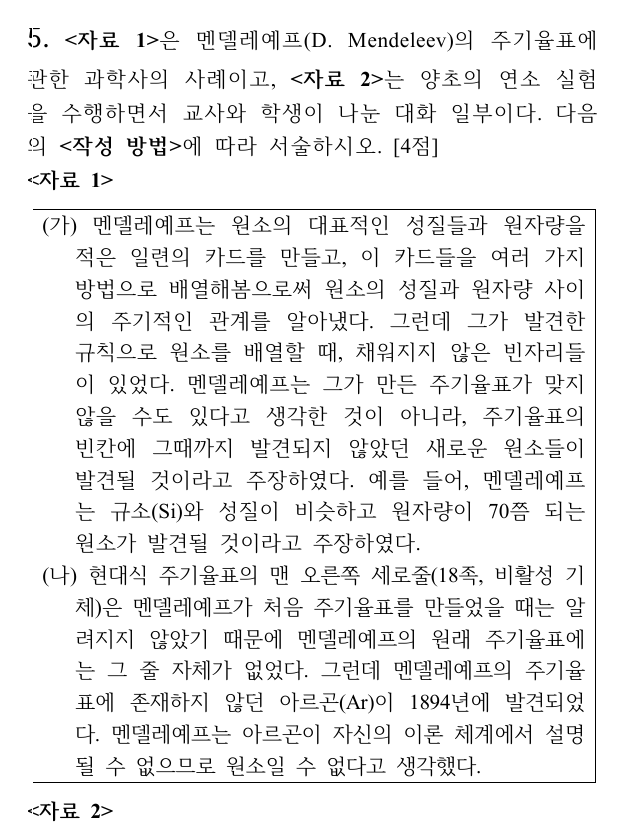
#> input picture 안병천_모의고사2회_해설/img/A05.png, 625 x 833 px, given in place of A-3.png, which was not available
$ python crop_questions.py ../img
#> lines starting #> are read from the running program, lines starting #| are printed output that depends on the picture; after the words box and inside, x2 and y2 are one past the last pixel; in counts of white or black regions, pixels touching at a corner belong together; pictures that were not available may be replaced by others from this repository, and a replacement may not be noted
"""문제지 쪽 이미지(170 dpi)에서 문항을 잘라 img/A01.png … B11.png로 저장한다.

한 문항이 두 단에 걸치면(A형 5·6번, B형 4번) 단 조각을 위아래로 이어 붙인다.
단 경계에서 넉넉히 자른 뒤 단 구분선·쪽 테두리 같은 긴 선을 지우고, 글자가 있는 영역만 남겨
사방에 같은 흰 여백(PAD)을 붙인다.

사용법: python3 crop_questions.py <쪽 이미지 폴더>   (A-1.png … B-8.png, pdftoppm -r 170)
"""
import os, sys
import numpy as np
from PIL import Image

PAGES = sys.argv[1]
OUT = os.path.join(os.path.dirname(__file__), '..', 'img')
PAD = 28          # px (170 dpi 기준 약 4 mm)
GAP = 24          # 이어 붙이는 조각 사이 간격
INK = 150         # 이보다 어두우면 잉크로 본다
FIRST = {'A-3', 'B-3'}   # 머리말(시험 정보 표)이 있는 쪽

# 문항 번호 순서대로 (쪽, 단[, 아래 끝 비율[, 위 끝 비율]]) 조각 목록
LAYOUT = {
    'A': [[('A-3', 'L')], [('A-3', 'R')], [('A-4', 'L')], [('A-4', 'R')],
          [('A-5', 'L'), ('A-5', 'R')], [('A-6', 'L'), ('A-6', 'R')],
          [('A-7', 'L'), ('A-7', 'R', 0.59)], [('A-7', 'R', 0.905, 0.60)],   # 7번은 오른쪽 단 위, 8번은 그 아래
          [('A-8', 'L')], [('A-8', 'R')], [('A-9', 'L')], [('A-9', 'R')]],
    'B': [[('B-3', 'L')], [('B-3', 'R')], [('B-4', 'L'), ('B-4', 'R')], [('B-5', 'L'), ('B-5', 'R')],
          [('B-6', 'L')], [('B-6', 'R')], [('B-7', 'L')], [('B-7', 'R')],
          [('B-8', 'L')], [('B-8', 'R')], [('B-9', 'L')]],
}


def crop(page, side, bottom_frac=0.905, top_frac=None):
#> called with page = 'A-3', side = 'L', bottom_frac = 0.905
    im = Image.open(os.path.join(PAGES, page + '.png')).convert('L')
#> im is the input picture: PIL image 625x833 L; min 0, max 255, mean 237.8
    w, h = im.size
#> w = 625; h = 833
    mid = w // 2
#> mid = 312
    first = page in FIRST
    top = int(h * (top_frac if top_frac is not None else (0.15 if first else 0.04)))
#> top = 124
    x0, x1 = (int(w * 0.03), mid - 3) if side == 'L' else (mid + 3, int(w * 0.97))
#> x0 = 18; x1 = 309
    a = np.array(im.crop((x0, top, x1, int(h * bottom_frac))))
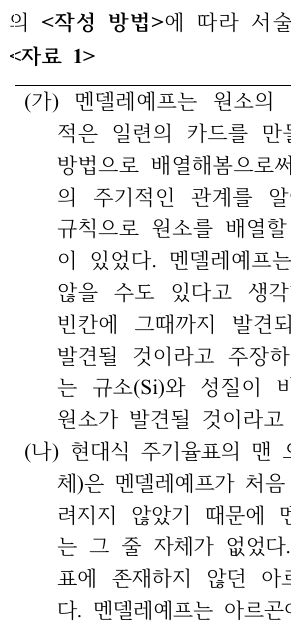
#> a: shape (629, 291); min 0, max 255, mean 236.2
    # 위쪽 가로줄(머리말 표·유의사항 상자·쪽 위 구분선)의 마지막 줄 아래부터 문항이 시작한다
    rule = np.where((a < INK).sum(1) > 0.6 * a.shape[1])[0]
#> rule = [85]
    rule = rule[rule < (0.12 if first else 0.04) * h]   # 머리말·유의사항 상자 구분선까지만 (문항 속 상자 테두리는 제외)
    if len(rule) and top_frac is None:
        a = a[rule[-1] + 4:]
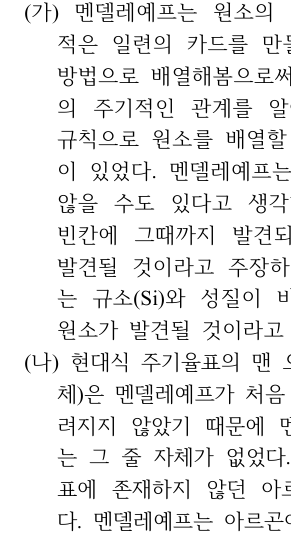
#> a: shape (540, 291); min 0, max 255, mean 235.6
    ink = a < INK
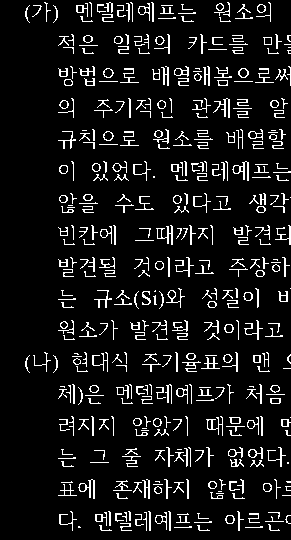
#> ink: shape (540, 291) bool; 8.7% white in thin lines or dots, all inside (x1, y1, x2, y2) = (25, 2, 291, 531)
    tall = ink.sum(0) > 0.85 * ink.shape[0]       # 단 구분선·테두리
    ink[:, tall] = False
    a[:, tall] = 255
    rows = np.where(ink.sum(1) > 0)[0]
#> rows = 344 values from 2 to 530
    cols = np.where(ink.sum(0) > 0)[0]
#> cols = 262 values from 25 to 290
    return a[rows[0]:rows[-1] + 1, cols[0]:cols[-1] + 1]
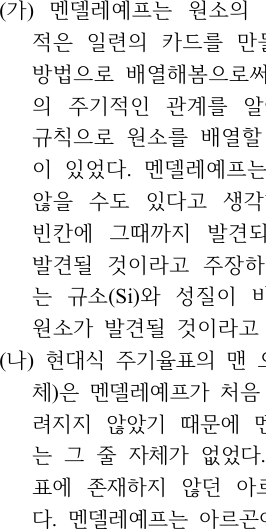
#> returned value: shape (529, 266); min 0, max 255, mean 233.3


MAX_H = 1340      # 한 단(약 160 mm, 0.12 mm/px)에 제목 띠와 함께 들어가는 높이. 넘으면 빈 줄에서 나눈다


def split(canvas):
    """MAX_H보다 긴 이미지를 12 px 이상 비어 있는 줄에서 잘라 여러 조각으로 나눈다."""
    a = np.array(canvas)
    blank = (a < INK).sum(1) == 0
    parts, start = [], 0
    while a.shape[0] - start > MAX_H + 160:   # 조금 넘는 정도면 나누지 않는다
        cut = None
        for y in range(start + MAX_H, start + MAX_H // 3, -1):
            if blank[y - 12:y].all():
                cut = y - 6
                break
        cut = cut or start + MAX_H
        parts.append(a[start:cut])
        start = cut
    parts.append(a[start:])
    out = []
    for p in parts:
        rows = np.where((p < INK).sum(1) > 0)[0]
        p = p[max(rows[0] - PAD, 0):rows[-1] + PAD]
        out.append(Image.fromarray(p))
    return out


for form, questions in LAYOUT.items():
    for i, parts in enumerate(questions, 1):
        pieces = [crop(*p) for p in parts]
#> pieces = 1 item
        width = max(p.shape[1] for p in pieces)
#> width = 266
        height = sum(p.shape[0] for p in pieces) + GAP * (len(pieces) - 1)
#> height = 529
        canvas = Image.new('L', (width + 2 * PAD, height + 2 * PAD), 255)
#> canvas: PIL image 322x585 L; every value is 255
        y = PAD
        for p in pieces:
            canvas.paste(Image.fromarray(p), (PAD, y))
            y += p.shape[0] + GAP
#> this loop made 1 pass
#> y on pass 1: 581
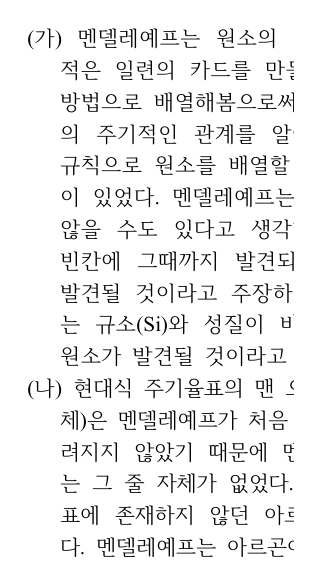
#> canvas: PIL image 322x585 L; min 0, max 255, mean 238.8
#> after the loop, y = 581
        for k, part in enumerate(split(canvas), 1):
#> in split, `parts, start = [], 0`: start = 0
            name = f'{form}{i:02d}' + (f'_{k}' if k > 1 else '') + '.png'
            part.save(os.path.join(OUT, name), optimize=True)
            print(name, part.size)
#> this loop made 1 pass
#| A01.png (322, 584)
#> pass 1, `part.save(os.path.join(OUT, name), optimize=True)`:
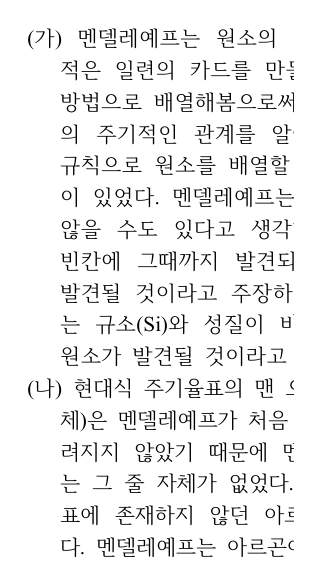
#> saved as A01.png: PIL image 322x584 L; min 0, max 255, mean 238.8
#> (the run stopped early here; a loop or call above may not have finished)

$ run again, on 안병천_모의고사2회_해설/img/A07.png
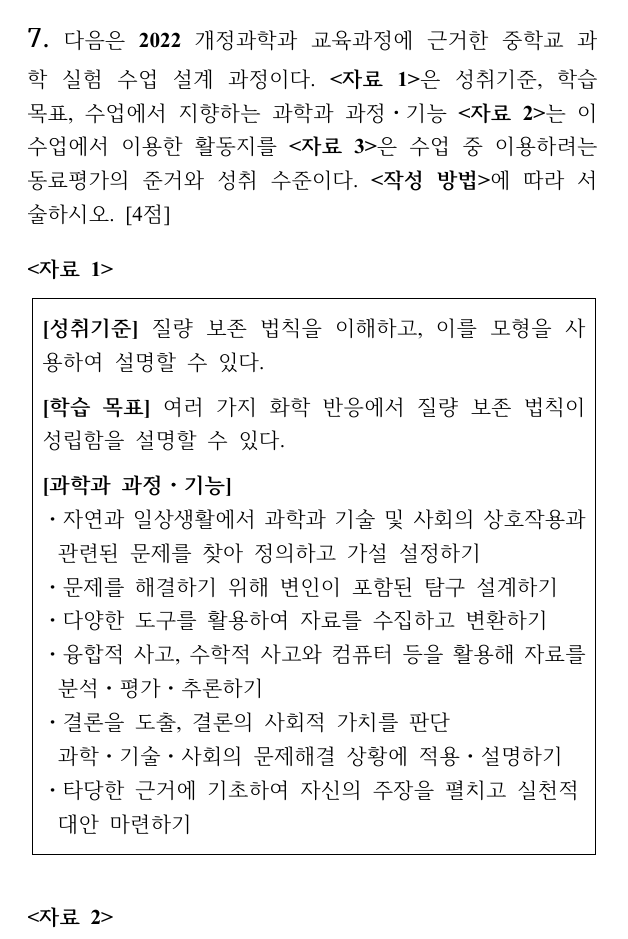
#> input picture 안병천_모의고사2회_해설/img/A07.png, 628 x 939 px, given in place of A-3.png, which was not available
#> in crop, im is the input picture: PIL image 628x939 L; min 0, max 255, mean 242
#> in crop, `rule = np.where((a < INK).sum(1) > 0.6 * a.shape[1])[0]`: rule = [158]
#> in crop, `rule = rule[rule < (0.12 if first else 0.04) * h]`: rule = empty array
#> in crop, `ink = a < INK`:
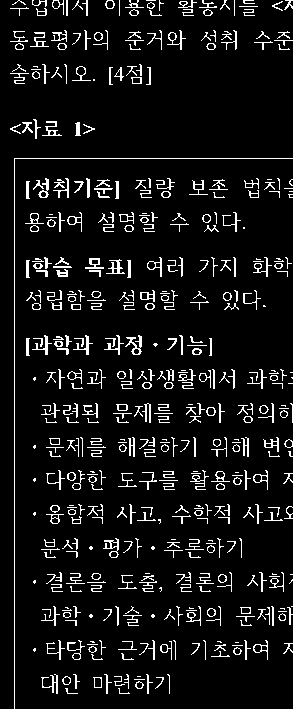
#> ink: shape (709, 293) bool; 7.8% white in thin lines or dots
#> rows = 628 values from 0 to 708
#> cols = 283 values from 10 to 292
#> pieces = 1 item
#> width = 283
#> height = 709
#> the loop `for p in pieces:` made 1 pass
#> y on pass 1: 761
#> after the loop `for p in pieces:`: y = 761
#> start = 0
#> the loop `for k, part in enumerate(split(canvas), 1):` made 1 pass
#> (k, name) on pass 1: (1, 'A01.png')
#> (printed output is left out)
#> pass 1, `part.save(os.path.join(OUT, name), optimize=True)`:
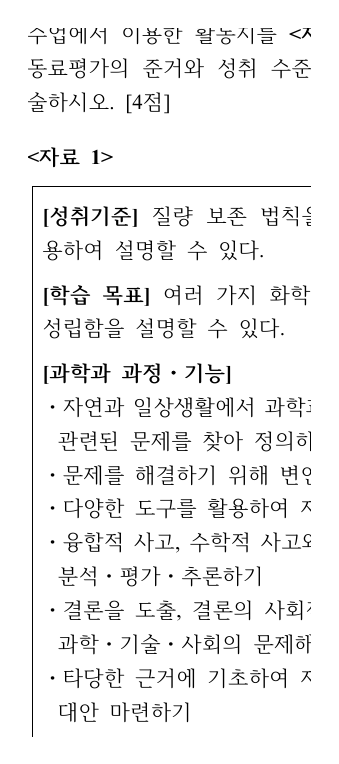
#> saved as A01.png: PIL image 339x764 L; min 0, max 255, mean 240.9

$ run again, on 안병천_모의고사2회_해설/img/A09.png
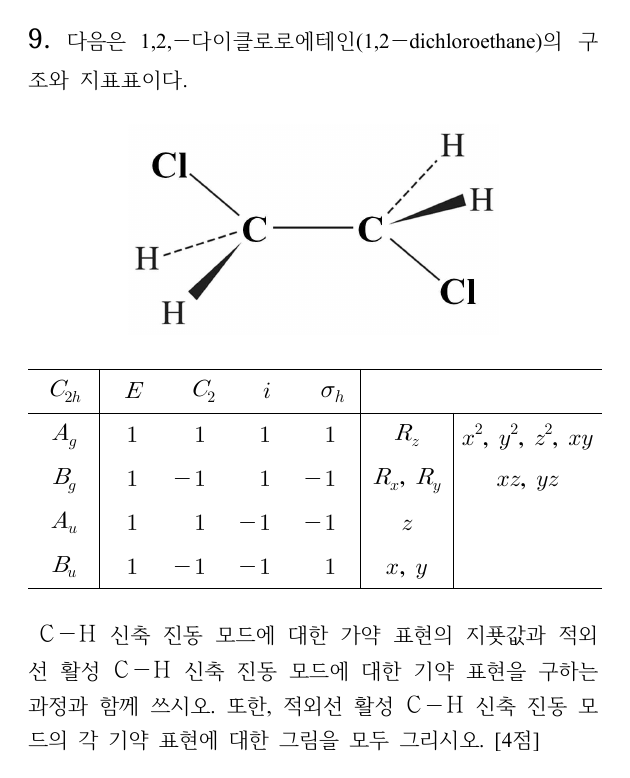
#> input picture 안병천_모의고사2회_해설/img/A09.png, 630 x 778 px, given in place of A-3.png, which was not available
#> in crop, im is the input picture: PIL image 630x778 L; min 0, max 255, mean 246.7
#> in crop, `rule = np.where((a < INK).sum(1) > 0.6 * a.shape[1])[0]`: rule = [253, 297, 472]
#> in crop, `rule = rule[rule < (0.12 if first else 0.04) * h]`: rule = empty array
#> in crop, `ink = a < INK`:
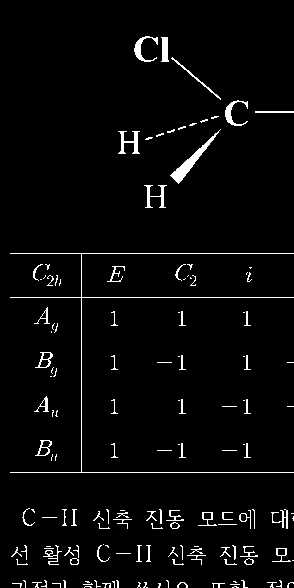
#> ink: shape (588, 294) bool; 3.4% white in thin lines or dots
#> rows = 441 values from 36 to 587
#> cols = 284 values from 10 to 293
#> pieces = 1 item
#> width = 284
#> height = 552
#> the loop `for p in pieces:` made 1 pass
#> y on pass 1: 604
#> after the loop `for p in pieces:`: y = 604
#> start = 0
#> the loop `for k, part in enumerate(split(canvas), 1):` made 1 pass
#> (k, name) on pass 1: (1, 'A01.png')
#> (printed output is left out)
#> pass 1, `part.save(os.path.join(OUT, name), optimize=True)`:
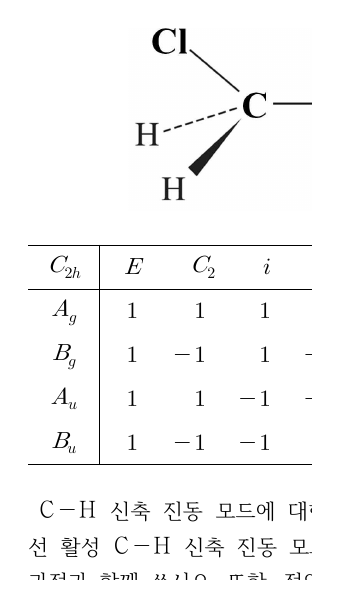
#> saved as A01.png: PIL image 340x607 L; min 0, max 255, mean 248.2

$ run again, on 안병천_모의고사2회_해설/img/A06_2.png
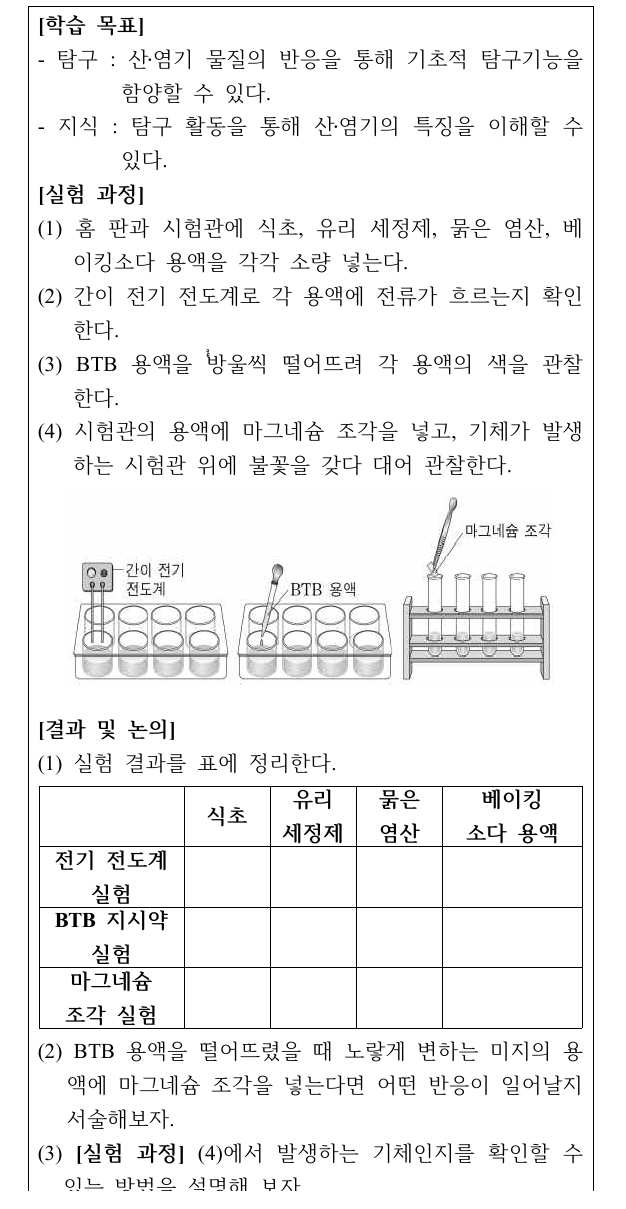
#> input picture 안병천_모의고사2회_해설/img/A06_2.png, 626 x 1209 px, given in place of A-3.png, which was not available
#> in crop, im is the input picture: PIL image 626x1209 L; min 0, max 255, mean 241.6
#> in crop, `rule = np.where((a < INK).sum(1) > 0.6 * a.shape[1])[0]`: rule = [474, 475, 605, 665, 726, 786, 847]
#> in crop, `rule = rule[rule < (0.12 if first else 0.04) * h]`: rule = empty array
#> in crop, `ink[:, tall] = False`:
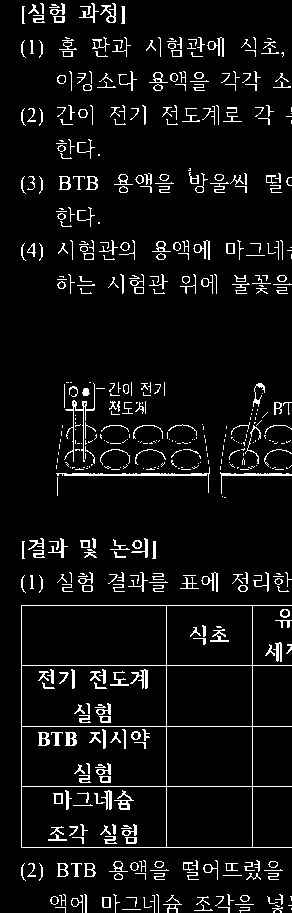
#> ink: shape (913, 292) bool; 6.4% white in thin lines or dots
#> rows = 630 values from 3 to 912
#> cols = 271 values from 21 to 291
#> pieces = 1 item
#> width = 271
#> height = 910
#> the loop `for p in pieces:` made 1 pass
#> y on pass 1: 962
#> after the loop `for p in pieces:`: y = 962
#> start = 0
#> the loop `for k, part in enumerate(split(canvas), 1):` made 1 pass
#> (k, name) on pass 1: (1, 'A01.png')
#> (printed output is left out)
#> pass 1, `part.save(os.path.join(OUT, name), optimize=True)`:
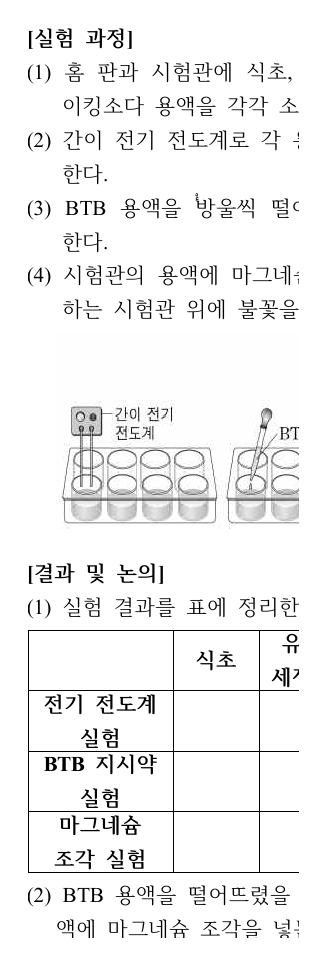
#> saved as A01.png: PIL image 327x965 L; min 0, max 255, mean 241.5
